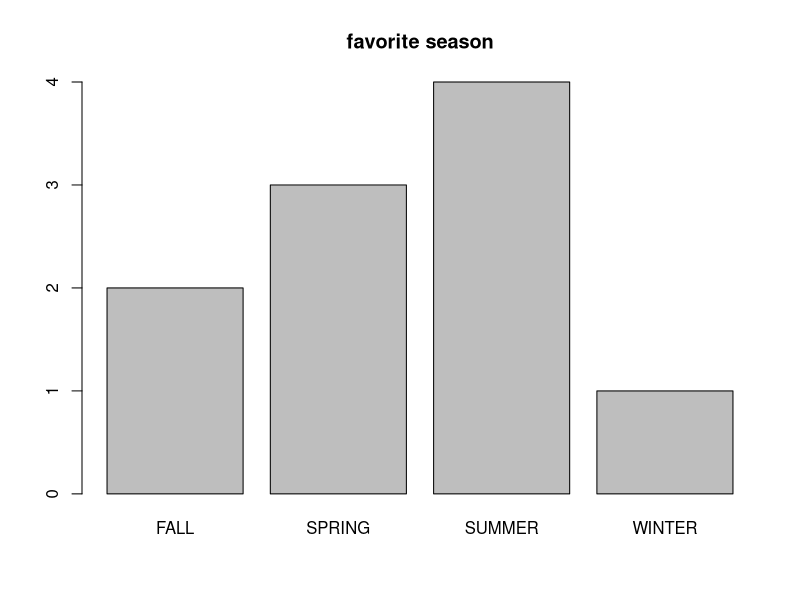
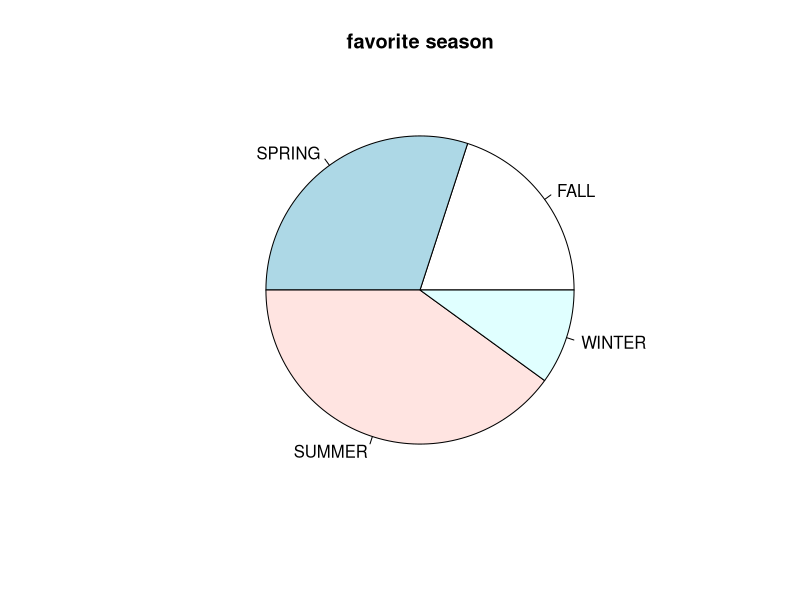
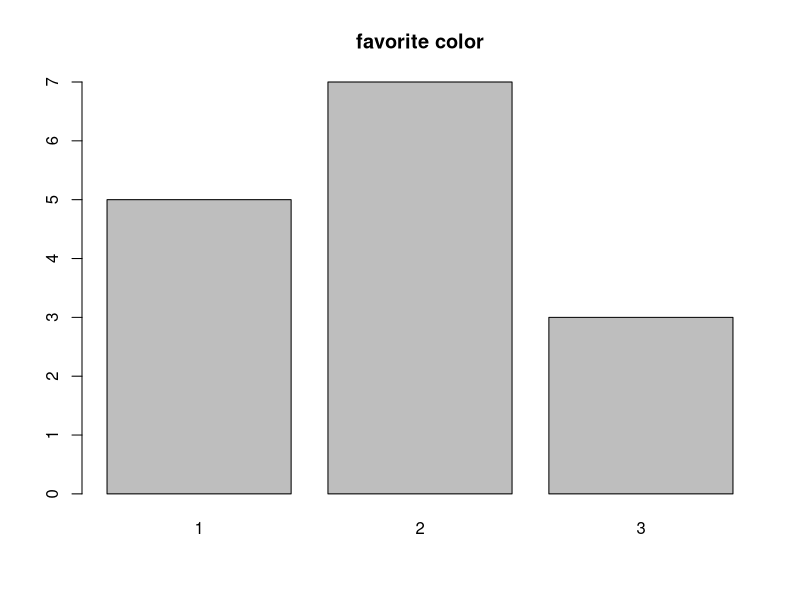
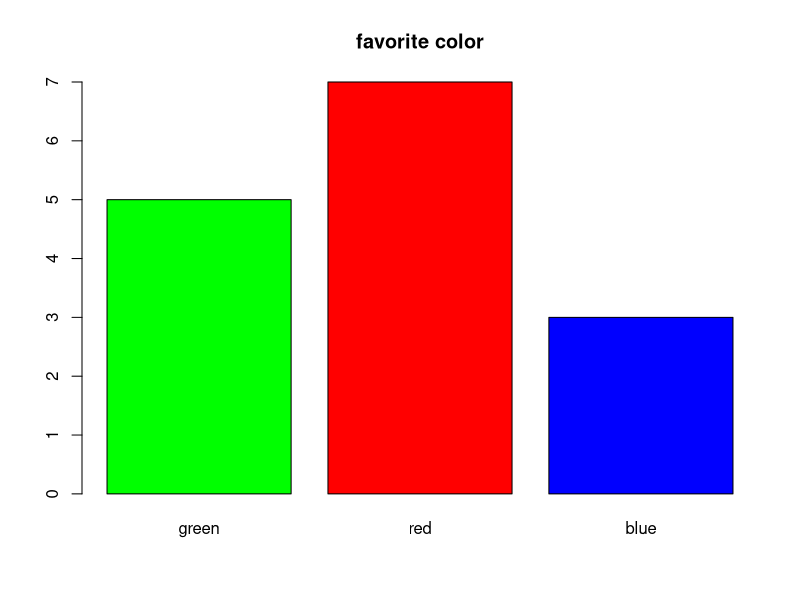
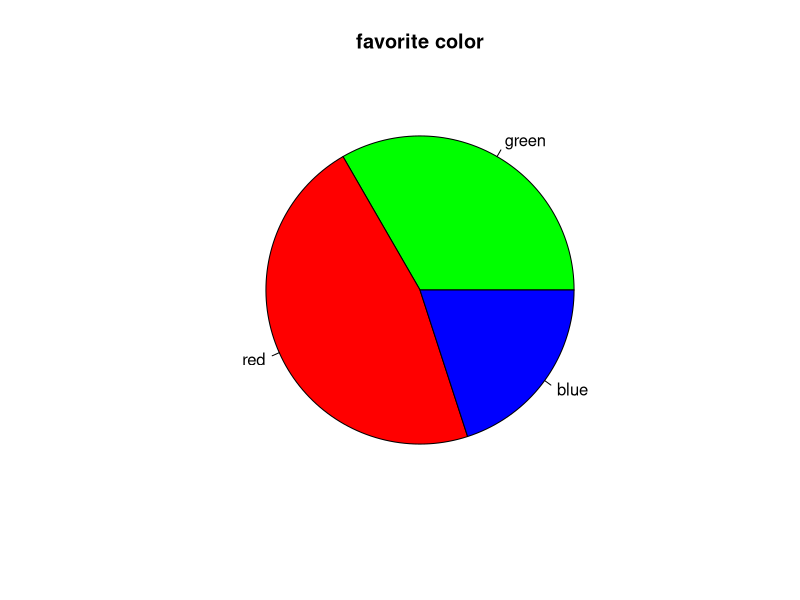
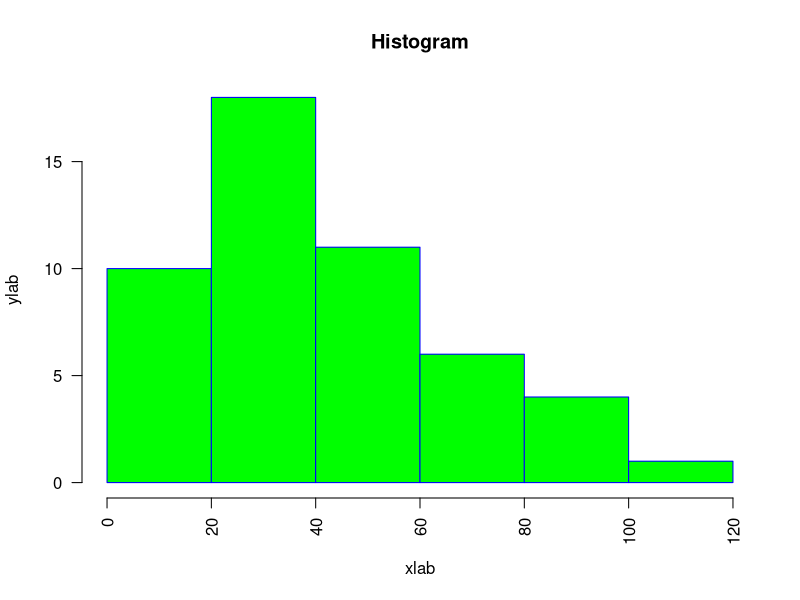
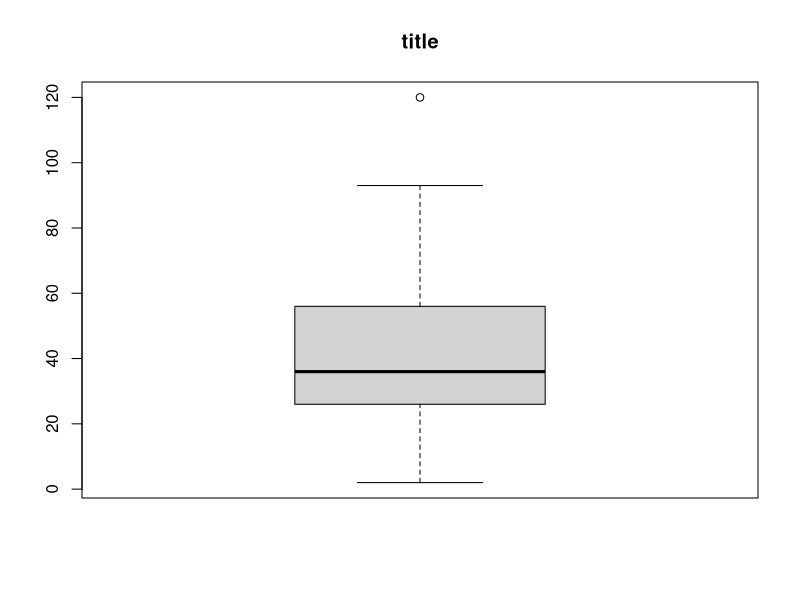
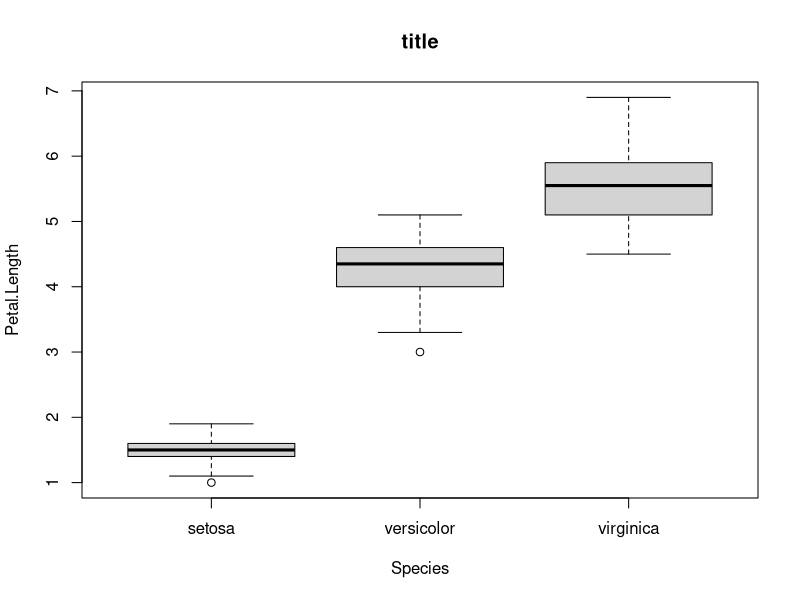

Recreate these plots in R, in order.

##### 05-1

favorite <- c('WINTER', 'SUMMER', 'SPRING', 'SUMMER', 'SUMMER',
              'FALL', 'FALL', 'SUMMER', 'SPRING', 'SPRING')

favorite
table(favorite)
table(favorite)/length(favorite)

##### 05-2

ds <- table(favorite)
ds

barplot(ds, main='favorite season')

##### 05-3

ds <- table(favorite)
ds

pie(ds, main='favorite season')

##### 05-4

favorite.color <- c(2, 3, 2, 1, 1, 2, 2, 1, 3, 2, 1, 3, 2, 1, 2)
ds <- table(favorite.color)
ds

barplot(ds, main='favorite color')

colors <- c('green', 'red', 'blue')
names(ds) <- colors
ds

barplot(ds, main='favorite color', col=colors)
pie(ds, main='favorite color', col=colors)

##### 05-5

weight <- c(60, 62, 64, 65, 68, 69)
weight.heavy <- c(weight, 120)
weight
weight.heavy

mean(weight)
mean(weight.heavy)

median(weight)
median(weight.heavy)

mean(weight, trim=0.2)
mean(weight.heavy,trim=0.2)

##### 05-6

mydata <- c(60, 62, 64, 65, 68, 69, 120)

quantile(mydata)
quantile(mydata, (0:10)/10)
summary(mydata)

##### 05-7

mydata <- c(60, 62, 64, 65, 68, 69, 120)

var(mydata)
sd(mydata)
range(mydata)
diff(range(mydata))

##### 05-8

dist <- cars[,2]
hist(dist,
     main="Histogram",
     xlab ="xlab",
     ylab="ylab",
     border="blue",
     col="green",
     las=2,
     breaks=5)

##### 05-9

dist <- cars[,2]
boxplot(dist, main="title")

##### 05-10

boxplot.stats(dist)

##### 05-11

boxplot(Petal.Length~Species, data=iris, main="title")
